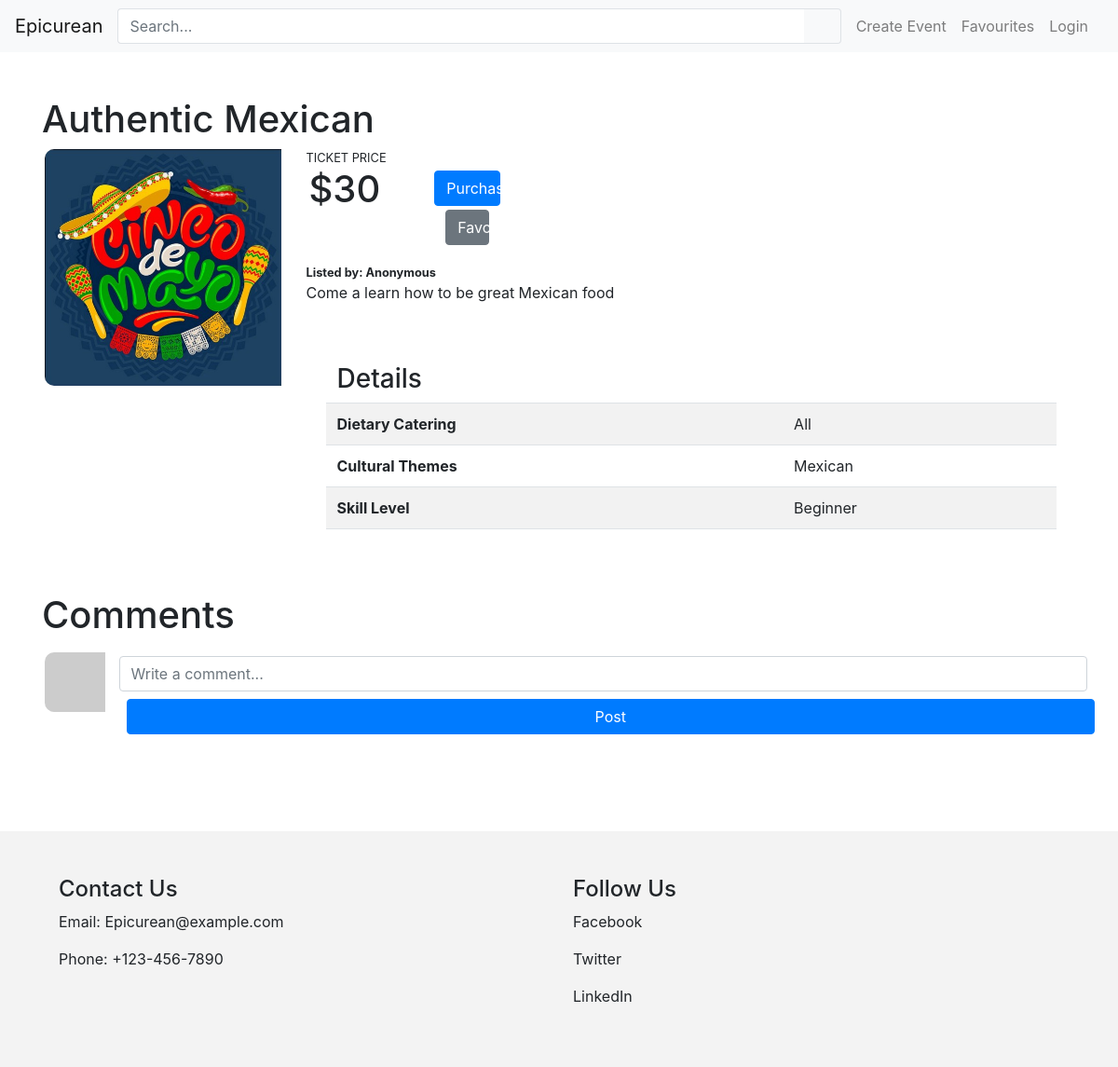
The page /events/1 on the database its author committed.
### website/models.py (models this page shows)
class Event(db.Model):
    __tablename__ = 'events'
    eventid = db.Column(db.Integer, primary_key=True)
    name = db.Column(db.String(80))
    description = db.Column(db.String(200))
    image = db.Column(db.String(400))
    ticketPrice = db.Column(db.String(3))
    status = db.Column(db.String(20))
    created_at = db.Column(db.DateTime, default=datetime.now())
    startdate = db.Column(db.DateTime)
    enddate = db.Column(db.DateTime)
    Dietary = db.Column(db.String(80))
    Theme = db.Column(db.String(80))
    SkillLevel = db.Column(db.String(80))
    location = db.Column(db.String(100))
    user = db.Column(db.String(80))
    comments = db.relationship('Comment', backref='event')

### website/events.py (the view)
@eventbp.route('/<id>')
def show(id):
    event = db.session.scalar(db.select(Event).where(Event.eventid==id))
    valid = Event.status
    form = CommentForm()
    return render_template('events/show.html', Event=event, form=form, valid=valid)

### website/forms.py
class CommentForm(FlaskForm):
    text = TextAreaField('Text', validators=[InputRequired()])
    submit = SubmitField("Create")

### website/templates/events/show.html (shortened to what this page needs)
{% extends 'base.html' %}
{% block style %}
<link rel="stylesheet" type="text/css" href="{{ url_for('static', filename='css/events.css') }}">
{% endblock %}
{% block content %}
<div class="container-fluid px-5 py-5">
    <div class="row">
        <h1>{{Event.name}}</h1>
    </div>
    <div class="row">
        <div class="col-3">
            <img src="../../{{ Event.image }}" class="img-fluid">
        </div>
        <div class="col">
            <div class="row">
                <small>TICKET PRICE</small>
            </div>
            <div class="row">
                <div class="col-2">
                    <h1>${{Event.ticketPrice}}</h1>
                </div>
                <div class="col-1">
                    <div class="row my-1">
                        {% if Event.status =='Active' %}
                            <button class="btn btn-primary text-nowrap mx-2 btn-block" type="button" onclick="window.location.href='index.html'">Purchase</button>
                        {% elif Event.status =='Limited' %}
                            <button class="btn btn-Success text-nowrap mx-2 btn-block" type="button" onclick="window.location.href='index.html'">Purchase</button>
                        {% elif Event.status =='Sold Out' %}
                        <button class="btn btn-Danger text-nowrap mx-2 btn-block" type="button" onclick="window.location.href='index.html'" disabled>Sold Out</button>
                        {% elif Event.status =='Canceled' %}
                        <button class="btn btn-info text-nowrap mx-2 btn-block" type="button" onclick="window.location.href='index.html'" disabled>Canceled</button>
                        {% endif %}
                    </div>
                    <div class="row my-1">
                        <form method="POST" action="{{ url_for('auth.toggle_favorite', id=Event.eventid) }}">
                            <button type="submit" class="btn btn-secondary text-nowrap mx-2 btn-block" role="button">Favourite</button>
                        </form>
                    </div>
                </div>
            </div>
            <div class="row">
                <small><strong>Listed by: Anonymous</strong></small>
            </div>
            <div class="row">
                <p>
                    {{Event.description}}
                </p>
            </div>
            <div class="row">
                <div class="container-fluid px-5 py-5">
                    <div class="row">
                        <h3>Details</h3>
                    </div>
                    <div class="row">
                        <table class="table table-striped">
                            <tbody>
                                <tr>
                                    <th scope="row">Dietary Catering</th>
                                    <td>{{Event.Dietary}}</td>
                                </tr>
                                <tr>
                                    <th scope="row">Cultural Themes</th>
                                    <td>{{Event.Theme}}</td>
                                </tr>
                                <tr>
                                    <th scope="row">Skill Level</th>
                                    <td>{{Event.SkillLevel}}</td>
                                </tr>
                            </tbody>
                        </table>
                    </div>
                </div>
            </div>
        </div>
    </div>
    <div class="row py-1">
        <h1>Comments</h1>
    </div>
    <div class="row py-1">
        <div class="col-1">
            <img src="https://via.placeholder.com/100" class=img-fluid>
        </div>
        <div class="col">
            <div class="row py-1">
                <input class="form-control" id="enterComment" placeholder="Write a comment...">
            </div>
            <div class="row py-1">
                <button class="btn btn-primary text-nowrap mx-2" type="button">Post</button>
            </div>
        </div>
    </div>
</div>
{% endblock %}

### website/static/css/base.css (style rules this page uses)
html { height: 100%; }
body { min-height: 100%; display: flex; flex-direction: column; }
img.img-fluid { border-top-left-radius: 10px; border-bottom-left-radius: 10px; }

### rows shown on the page
Event: name "Authentic Mexican", image (picture), ticketPrice "30", description "Come a learn how to be great Mexican food", Dietary "All", Theme "Mexican", SkillLevel "Beginner"
